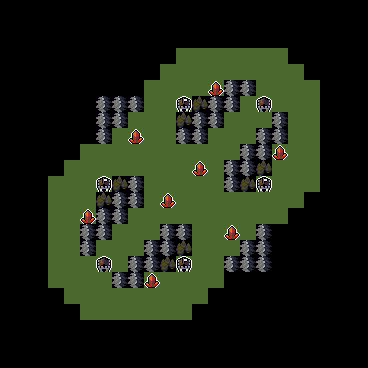

The image is a tile-based game level rendered from a .tmx file. Its description and source (layers, tilesets, objects; grid data summarised) follow:
An orthogonal 23x23 tile map with 16x16 px tiles, 3 tile layers (Tiles, Objects, Tier3), 6 hidden layers not drawn.

<map version="1.10" tiledversion="1.10.0" orientation="orthogonal" renderorder="right-down" width="23" height="23" tilewidth="16" tileheight="16" infinite="0" nextlayerid="33" nextobjectid="102">
 <editorsettings>
  <export target="../../../../../maps/in-progress/4p-cauldron-v3.json" format="MUD Templates" />
 </editorsettings>
 <tileset firstgid="1" source="../../../tilesets/map-maker-tileset.tsx" />
 <group id="17" name="Tiles" offsetx="2.84217e-14" offsety="0">
  <properties>
   <property name="entityLayer" type="bool" value="true" />
  </properties>
  <layer id="2" name="Tiles" width="23" height="23">
   <properties>
    <property name="prototypeLayer" type="bool" value="true" />
   </properties>
   <data>[529 cells, 217 non-empty, 3 distinct tile ids]</data>
  </layer>
 </group>
 <group id="15" name="Objects">
  <properties>
   <property name="entityLayer" type="bool" value="true" />
  </properties>
  <layer id="10" name="Objects" width="23" height="23">
   <properties>
    <property name="prototypeLayer" type="bool" value="true" />
   </properties>
   <data>[529 cells, 14 non-empty, 3 distinct tile ids]</data>
  </layer>
  <objectgroup id="18" name="Portals" />
 </group>
 <group id="11" name="Extras">
  <properties>
   <property name="entityLayer" type="bool" value="true" />
  </properties>
  <group id="20" name="Zone" visible="0">
   <properties>
    <property name="componentLayer" type="bool" value="true" />
    <property name="encoding" value="uint32" />
   </properties>
   <layer id="26" name="Zone5" width="23" height="23">
    <properties>
     <property name="value" type="int" value="5" />
    </properties>
    <data>[529 cells, 0 non-empty, 0 distinct tile ids]</data>
   </layer>
   <layer id="24" name="Zone4" width="23" height="23">
    <properties>
     <property name="value" type="int" value="4" />
    </properties>
    <data>[529 cells, 0 non-empty, 0 distinct tile ids]</data>
   </layer>
   <layer id="23" name="Zone3" width="23" height="23">
    <properties>
     <property name="value" type="int" value="3" />
    </properties>
    <data>[529 cells, 0 non-empty, 0 distinct tile ids]</data>
   </layer>
   <layer id="22" name="Zone2" width="23" height="23">
    <properties>
     <property name="value" type="int" value="2" />
    </properties>
    <data>[529 cells, 0 non-empty, 0 distinct tile ids]</data>
   </layer>
   <layer id="21" name="Zone1" width="23" height="23">
    <properties>
     <property name="value" type="int" value="1" />
    </properties>
    <data>[529 cells, 0 non-empty, 0 distinct tile ids]</data>
   </layer>
  </group>
  <group id="27" name="Tier">
   <properties>
    <property name="componentLayer" type="bool" value="true" />
    <property name="encoding" value="uint32" />
   </properties>
   <layer id="31" name="Tier3" width="23" height="23">
    <properties>
     <property name="value" type="int" value="3" />
    </properties>
    <data>[529 cells, 0 non-empty, 0 distinct tile ids]</data>
   </layer>
  </group>
 </group>
 <layer id="3" name="[UNUSED] Wang" width="23" height="23" visible="0">
  <data>[529 cells, 0 non-empty, 0 distinct tile ids]</data>
 </layer>
</map>
